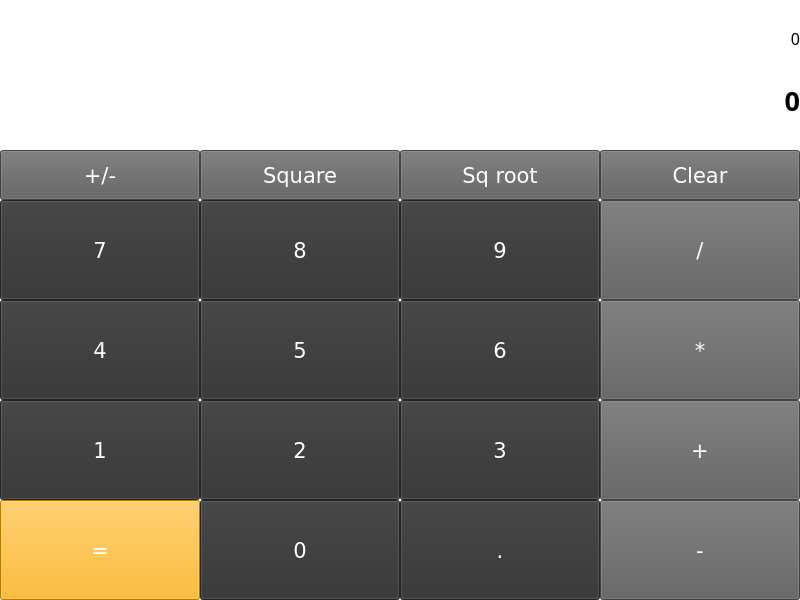
<?xml version="1.0" encoding="UTF-8"?>
<ui version="4.0">
 <class>Calculator</class>
 <widget class="QMainWindow" name="Calculator">
  <property name="geometry">
   <rect>
    <x>0</x>
    <y>0</y>
    <width>800</width>
    <height>600</height>
   </rect>
  </property>
  <property name="contextMenuPolicy">
   <enum>Qt::PreventContextMenu</enum>
  </property>
  <property name="windowTitle">
   <string>Calculator</string>
  </property>
  <property name="styleSheet">
   <string notr="true"/>
  </property>
  <property name="tabShape">
   <enum>QTabWidget::Rounded</enum>
  </property>
  <widget class="QWidget" name="centralwidget">
   <widget class="QPushButton" name="btEqual">
    <property name="geometry">
     <rect>
      <x>0</x>
      <y>500</y>
      <width>200</width>
      <height>100</height>
     </rect>
    </property>
    <property name="font">
     <font>
      <family>Verdana</family>
      <pointsize>16</pointsize>
     </font>
    </property>
    <property name="styleSheet">
     <string notr="true">background-color: rgb(255, 170, 0);
color: rgb(255, 255, 255);</string>
    </property>
    <property name="text">
     <string>=</string>
    </property>
   </widget>
   <widget class="QPushButton" name="btZero">
    <property name="geometry">
     <rect>
      <x>200</x>
      <y>500</y>
      <width>200</width>
      <height>100</height>
     </rect>
    </property>
    <property name="font">
     <font>
      <family>Verdana</family>
      <pointsize>16</pointsize>
     </font>
    </property>
    <property name="styleSheet">
     <string notr="true">color: rgb(255, 255, 255);background-color: rgb(50, 50, 50);</string>
    </property>
    <property name="text">
     <string>0</string>
    </property>
   </widget>
   <widget class="QPushButton" name="btDec">
    <property name="geometry">
     <rect>
      <x>400</x>
      <y>500</y>
      <width>200</width>
      <height>100</height>
     </rect>
    </property>
    <property name="font">
     <font>
      <family>Verdana</family>
      <pointsize>16</pointsize>
     </font>
    </property>
    <property name="styleSheet">
     <string notr="true">color: rgb(255, 255, 255);background-color: rgb(50, 50, 50);</string>
    </property>
    <property name="text">
     <string>.</string>
    </property>
   </widget>
   <widget class="QPushButton" name="btSub">
    <property name="geometry">
     <rect>
      <x>600</x>
      <y>500</y>
      <width>200</width>
      <height>100</height>
     </rect>
    </property>
    <property name="font">
     <font>
      <family>Verdana</family>
      <pointsize>16</pointsize>
     </font>
    </property>
    <property name="styleSheet">
     <string notr="true">background-color: rgb(95, 95, 95);color: rgb(255, 255, 255);</string>
    </property>
    <property name="text">
     <string>-</string>
    </property>
   </widget>
   <widget class="QPushButton" name="btThree">
    <property name="geometry">
     <rect>
      <x>400</x>
      <y>400</y>
      <width>200</width>
      <height>100</height>
     </rect>
    </property>
    <property name="font">
     <font>
      <family>Verdana</family>
      <pointsize>16</pointsize>
     </font>
    </property>
    <property name="styleSheet">
     <string notr="true">color: rgb(255, 255, 255);background-color: rgb(50, 50, 50);
</string>
    </property>
    <property name="text">
     <string>3</string>
    </property>
   </widget>
   <widget class="QPushButton" name="btAdd">
    <property name="geometry">
     <rect>
      <x>600</x>
      <y>400</y>
      <width>200</width>
      <height>100</height>
     </rect>
    </property>
    <property name="font">
     <font>
      <family>Verdana</family>
      <pointsize>16</pointsize>
     </font>
    </property>
    <property name="styleSheet">
     <string notr="true">background-color: rgb(95, 95, 95);color: rgb(255, 255, 255);</string>
    </property>
    <property name="text">
     <string>+</string>
    </property>
   </widget>
   <widget class="QPushButton" name="btOne">
    <property name="geometry">
     <rect>
      <x>0</x>
      <y>400</y>
      <width>200</width>
      <height>100</height>
     </rect>
    </property>
    <property name="font">
     <font>
      <family>Verdana</family>
      <pointsize>16</pointsize>
     </font>
    </property>
    <property name="styleSheet">
     <string notr="true">color: rgb(255, 255, 255);background-color: rgb(50, 50, 50);</string>
    </property>
    <property name="text">
     <string>1</string>
    </property>
   </widget>
   <widget class="QPushButton" name="btTwo">
    <property name="geometry">
     <rect>
      <x>200</x>
      <y>400</y>
      <width>200</width>
      <height>100</height>
     </rect>
    </property>
    <property name="font">
     <font>
      <family>Verdana</family>
      <pointsize>16</pointsize>
     </font>
    </property>
    <property name="styleSheet">
     <string notr="true">color: rgb(255, 255, 255);background-color: rgb(50, 50, 50);
</string>
    </property>
    <property name="text">
     <string>2</string>
    </property>
   </widget>
   <widget class="QPushButton" name="btSix">
    <property name="geometry">
     <rect>
      <x>400</x>
      <y>300</y>
      <width>200</width>
      <height>100</height>
     </rect>
    </property>
    <property name="font">
     <font>
      <family>Verdana</family>
      <pointsize>16</pointsize>
     </font>
    </property>
    <property name="styleSheet">
     <string notr="true">color: rgb(255, 255, 255);background-color: rgb(50, 50, 50);</string>
    </property>
    <property name="text">
     <string>6</string>
    </property>
   </widget>
   <widget class="QPushButton" name="btMul">
    <property name="geometry">
     <rect>
      <x>600</x>
      <y>300</y>
      <width>200</width>
      <height>100</height>
     </rect>
    </property>
    <property name="font">
     <font>
      <family>Verdana</family>
      <pointsize>16</pointsize>
     </font>
    </property>
    <property name="styleSheet">
     <string notr="true">background-color: rgb(95, 95, 95);color: rgb(255, 255, 255);
</string>
    </property>
    <property name="text">
     <string>*</string>
    </property>
   </widget>
   <widget class="QPushButton" name="btFour">
    <property name="geometry">
     <rect>
      <x>0</x>
      <y>300</y>
      <width>200</width>
      <height>100</height>
     </rect>
    </property>
    <property name="font">
     <font>
      <family>Verdana</family>
      <pointsize>16</pointsize>
     </font>
    </property>
    <property name="styleSheet">
     <string notr="true">color: rgb(255, 255, 255);background-color: rgb(50, 50, 50);</string>
    </property>
    <property name="text">
     <string>4</string>
    </property>
   </widget>
   <widget class="QPushButton" name="btFive">
    <property name="geometry">
     <rect>
      <x>200</x>
      <y>300</y>
      <width>200</width>
      <height>100</height>
     </rect>
    </property>
    <property name="font">
     <font>
      <family>Verdana</family>
      <pointsize>16</pointsize>
     </font>
    </property>
    <property name="styleSheet">
     <string notr="true">color: rgb(255, 255, 255);background-color: rgb(50, 50, 50);</string>
    </property>
    <property name="text">
     <string>5</string>
    </property>
   </widget>
   <widget class="QPushButton" name="btNine">
    <property name="geometry">
     <rect>
      <x>400</x>
      <y>200</y>
      <width>200</width>
      <height>100</height>
     </rect>
    </property>
    <property name="font">
     <font>
      <family>Verdana</family>
      <pointsize>16</pointsize>
     </font>
    </property>
    <property name="styleSheet">
     <string notr="true">color: rgb(255, 255, 255);background-color: rgb(50, 50, 50);</string>
    </property>
    <property name="text">
     <string>9</string>
    </property>
   </widget>
   <widget class="QPushButton" name="btDiv">
    <property name="geometry">
     <rect>
      <x>600</x>
      <y>200</y>
      <width>200</width>
      <height>100</height>
     </rect>
    </property>
    <property name="font">
     <font>
      <family>Verdana</family>
      <pointsize>16</pointsize>
     </font>
    </property>
    <property name="styleSheet">
     <string notr="true">background-color: rgb(95, 95, 95);color: rgb(255, 255, 255);</string>
    </property>
    <property name="text">
     <string>/</string>
    </property>
   </widget>
   <widget class="QPushButton" name="btSeven">
    <property name="geometry">
     <rect>
      <x>0</x>
      <y>200</y>
      <width>200</width>
      <height>100</height>
     </rect>
    </property>
    <property name="font">
     <font>
      <family>Verdana</family>
      <pointsize>16</pointsize>
     </font>
    </property>
    <property name="styleSheet">
     <string notr="true">color: rgb(255, 255, 255);background-color: rgb(50, 50, 50);</string>
    </property>
    <property name="text">
     <string>7</string>
    </property>
   </widget>
   <widget class="QPushButton" name="btEight">
    <property name="geometry">
     <rect>
      <x>200</x>
      <y>200</y>
      <width>200</width>
      <height>100</height>
     </rect>
    </property>
    <property name="font">
     <font>
      <family>Verdana</family>
      <pointsize>16</pointsize>
     </font>
    </property>
    <property name="styleSheet">
     <string notr="true">color: rgb(255, 255, 255);
background-color: rgb(50, 50, 50);</string>
    </property>
    <property name="text">
     <string>8</string>
    </property>
   </widget>
   <widget class="QLabel" name="labRes">
    <property name="geometry">
     <rect>
      <x>0</x>
      <y>50</y>
      <width>800</width>
      <height>100</height>
     </rect>
    </property>
    <property name="font">
     <font>
      <family>ROG Fonts</family>
      <pointsize>20</pointsize>
      <weight>75</weight>
      <bold>true</bold>
     </font>
    </property>
    <property name="styleSheet">
     <string notr="true">background-color: rgb(255, 255, 255);</string>
    </property>
    <property name="text">
     <string>0</string>
    </property>
    <property name="alignment">
     <set>Qt::AlignRight|Qt::AlignTrailing|Qt::AlignVCenter</set>
    </property>
   </widget>
   <widget class="QLabel" name="labHis">
    <property name="geometry">
     <rect>
      <x>0</x>
      <y>0</y>
      <width>800</width>
      <height>50</height>
     </rect>
    </property>
    <property name="font">
     <font>
      <family>ROG Fonts</family>
      <pointsize>12</pointsize>
     </font>
    </property>
    <property name="styleSheet">
     <string notr="true">background-color: rgb(255, 255, 255);</string>
    </property>
    <property name="text">
     <string>0</string>
    </property>
    <property name="alignment">
     <set>Qt::AlignBottom|Qt::AlignRight|Qt::AlignTrailing</set>
    </property>
   </widget>
   <widget class="QPushButton" name="btNeg">
    <property name="geometry">
     <rect>
      <x>0</x>
      <y>150</y>
      <width>200</width>
      <height>50</height>
     </rect>
    </property>
    <property name="font">
     <font>
      <family>Verdana</family>
      <pointsize>16</pointsize>
     </font>
    </property>
    <property name="styleSheet">
     <string notr="true">background-color: rgb(95, 95, 95);color: rgb(255, 255, 255);</string>
    </property>
    <property name="text">
     <string>+/-</string>
    </property>
   </widget>
   <widget class="QPushButton" name="btSq">
    <property name="geometry">
     <rect>
      <x>200</x>
      <y>150</y>
      <width>200</width>
      <height>50</height>
     </rect>
    </property>
    <property name="font">
     <font>
      <family>Verdana</family>
      <pointsize>16</pointsize>
     </font>
    </property>
    <property name="styleSheet">
     <string notr="true">background-color: rgb(95, 95, 95);color: rgb(255, 255, 255);</string>
    </property>
    <property name="text">
     <string>Square</string>
    </property>
   </widget>
   <widget class="QPushButton" name="btRoot">
    <property name="geometry">
     <rect>
      <x>400</x>
      <y>150</y>
      <width>200</width>
      <height>50</height>
     </rect>
    </property>
    <property name="font">
     <font>
      <family>Verdana</family>
      <pointsize>16</pointsize>
     </font>
    </property>
    <property name="styleSheet">
     <string notr="true">background-color: rgb(95, 95, 95);color: rgb(255, 255, 255);</string>
    </property>
    <property name="text">
     <string>Sq root</string>
    </property>
   </widget>
   <widget class="QPushButton" name="btCls">
    <property name="geometry">
     <rect>
      <x>600</x>
      <y>150</y>
      <width>200</width>
      <height>50</height>
     </rect>
    </property>
    <property name="font">
     <font>
      <family>Verdana</family>
      <pointsize>16</pointsize>
     </font>
    </property>
    <property name="styleSheet">
     <string notr="true">background-color: rgb(95, 95, 95);color: rgb(255, 255, 255);</string>
    </property>
    <property name="text">
     <string>Clear</string>
    </property>
   </widget>
  </widget>
 </widget>
 <resources/>
 <connections/>
</ui>
